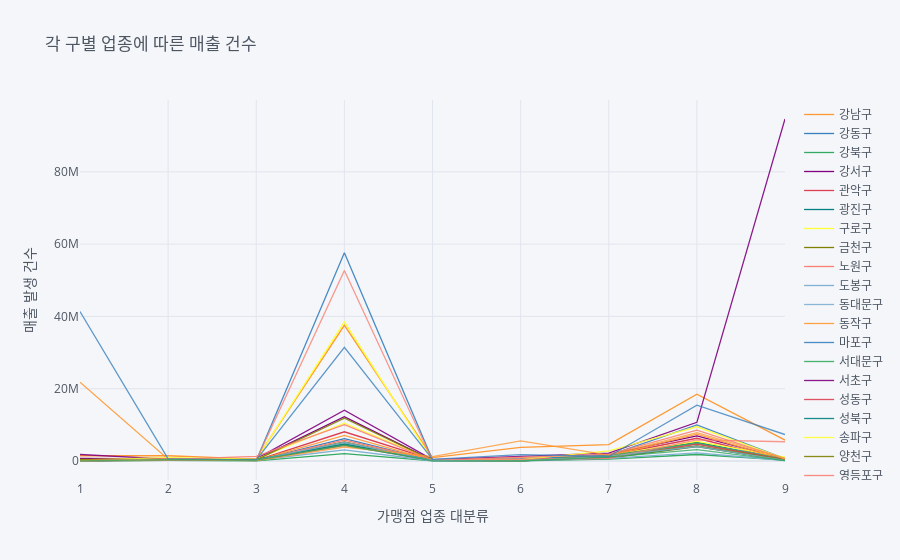

Notebook code cell kept with this figure:
### Code cell
# x축 : 각 업종 별 코드
# 1:'관광',2:'문화생활',3:'생활',4:'쇼핑',5:'교육',6:'차량',7:'의료',8:'음식',9:'기타'
# y축 : 업종 코드 별 각 구의 매출 발생 건수

card_gu_pivot1.iplot(kind='line', xTitle="가맹점 업종 대분류", yTitle="매출 발생 건수", title="각 구별 업종에 따른 매출 건수")

### Figure 1 — Plotly figure (JSON) as saved in the notebook; plotly's stock layout.template omitted (floating-point values rounded to 4 significant figures)
{"data": [{"line": {"color": "rgba(255, 153, 51, 1.0)", "dash": "solid", "shape": "linear", "width": 1.3}, "mode": "lines", "name": "강남구", "text": "", "type": "scatter", "x": ["1", "2", "3", "4", "5", "6", "7", "8", "9"], "y": [1464470, 1457961, 532682, 37547905, 935201, 3769920, 4521334, 18473343, 5800001]}, {"line": {"color": "rgba(55, 128, 191, 1.0)", "dash": "solid", "shape": "linear", "width": 1.3}, "mode": "lines", "name": "강동구", "text": "", "type": "scatter", "x": ["1", "2", "3", "4", "5", "6", "7", "8", "9"], "y": [31693, 582724, 185876, 6208346, 162045, 125322, 1684308, 5203573, 406762]}, {"line": {"color": "rgba(50, 171, 96, 1.0)", "dash": "solid", "shape": "linear", "width": 1.3}, "mode": "lines", "name": "강북구", "text": "", "type": "scatter", "x": ["1", "2", "3", "4", "5", "6", "7", "8", "9"], "y": [14242, 208367, 42653, 2027223, 32362, 25817, 529838, 1807479, 232737]}, {"line": {"color": "rgba(128, 0, 128, 1.0)", "dash": "solid", "shape": "linear", "width": 1.3}, "mode": "lines", "name": "강서구", "text": "", "type": "scatter", "x": ["1", "2", "3", "4", "5", "6", "7", "8", "9"], "y": [758711, 640083, 449746, 12245286, 181529, 273440, 1820369, 6976096, 593793]}, {"line": {"color": "rgba(219, 64, 82, 1.0)", "dash": "solid", "shape": "linear", "width": 1.3}, "mode": "lines", "name": "관악구", "text": "", "type": "scatter", "x": ["1", "2", "3", "4", "5", "6", "7", "8", "9"], "y": [39022, 806491, 208474, 8090786, 372653, 39675, 1525855, 6291168, 244148]}, {"line": {"color": "rgba(0, 128, 128, 1.0)", "dash": "solid", "shape": "linear", "width": 1.3}, "mode": "lines", "name": "광진구", "text": "", "type": "scatter", "x": ["1", "2", "3", "4", "5", "6", "7", "8", "9"], "y": [195771, 585194, 336041, 5134596, 132603, 80447, 1306960, 5211558, 326114]}, {"line": {"color": "rgba(255, 255, 51, 1.0)", "dash": "solid", "shape": "linear", "width": 1.3}, "mode": "lines", "name": "구로구", "text": "", "type": "scatter", "x": ["1", "2", "3", "4", "5", "6", "7", "8", "9"], "y": [52528, 440882, 426418, 38498146, 243341, 941573, 1588344, 5410284, 1065236]}, {"line": {"color": "rgba(128, 128, 0, 1.0)", "dash": "solid", "shape": "linear", "width": 1.3}, "mode": "lines", "name": "금천구", "text": "", "type": "scatter", "x": ["1", "2", "3", "4", "5", "6", "7", "8", "9"], "y": [25991, 282048, 334972, 5284084, 115976, 147640, 824059, 3985826, 186875]}, {"line": {"color": "rgba(251, 128, 114, 1.0)", "dash": "solid", "shape": "linear", "width": 1.3}, "mode": "lines", "name": "노원구", "text": "", "type": "scatter", "x": ["1", "2", "3", "4", "5", "6", "7", "8", "9"], "y": [16947, 613687, 207664, 5768857, 218454, 54096, 1569239, 4748921, 330396]}, {"line": {"color": "rgba(128, 177, 211, 1.0)", "dash": "solid", "shape": "linear", "width": 1.3}, "mode": "lines", "name": "도봉구", "text": "", "type": "scatter", "x": ["1", "2", "3", "4", "5", "6", "7", "8", "9"], "y": [6998, 268117, 209620, 3057588, 77068, 46585, 732179, 2259867, 145035]}, {"line": {"color": "rgba(128, 177, 211, 0.8999999999999999)", "dash": "solid", "shape": "linear", "width": 1.3}, "mode": "lines", "name": "동대문구", "text": "", "type": "scatter", "x": ["1", "2", "3", "4", "5", "6", "7", "8", "9"], "y": [24088, 464924, 236899, 4851054, 166824, 84570, 1322194, 4714848, 721858]}, {"line": {"color": "rgba(255, 153, 51, 0.8999999999999999)", "dash": "solid", "shape": "linear", "width": 1.3}, "mode": "lines", "name": "동작구", "text": "", "type": "scatter", "x": ["1", "2", "3", "4", "5", "6", "7", "8", "9"], "y": [21795889, 516855, 173078, 7088511, 154727, 102436, 1340610, 7448339, 217245]}, {"line": {"color": "rgba(55, 128, 191, 0.8999999999999999)", "dash": "solid", "shape": "linear", "width": 1.3}, "mode": "lines", "name": "마포구", "text": "", "type": "scatter", "x": ["1", "2", "3", "4", "5", "6", "7", "8", "9"], "y": [37094, 678119, 153499, 57626517, 323986, 632548, 1586739, 9981676, 640977]}, {"line": {"color": "rgba(50, 171, 96, 0.8999999999999999)", "dash": "solid", "shape": "linear", "width": 1.3}, "mode": "lines", "name": "서대문구", "text": "", "type": "scatter", "x": ["1", "2", "3", "4", "5", "6", "7", "8", "9"], "y": [27093, 470540, 217278, 4606227, 215497, 167997, 1520576, 4971158, 502531]}, {"line": {"color": "rgba(128, 0, 128, 0.8999999999999999)", "dash": "solid", "shape": "linear", "width": 1.3}, "mode": "lines", "name": "서초구", "text": "", "type": "scatter", "x": ["1", "2", "3", "4", "5", "6", "7", "8", "9"], "y": [1804893, 543807, 608341, 14066706, 385831, 1305018, 2169884, 10706479, 94613544]}, {"line": {"color": "rgba(219, 64, 82, 0.8999999999999999)", "dash": "solid", "shape": "linear", "width": 1.3}, "mode": "lines", "name": "성동구", "text": "", "type": "scatter", "x": ["1", "2", "3", "4", "5", "6", "7", "8", "9"], "y": [15915, 306915, 280674, 4319787, 152855, 375945, 926079, 4664436, 345636]}, {"line": {"color": "rgba(0, 128, 128, 0.8999999999999999)", "dash": "solid", "shape": "linear", "width": 1.3}, "mode": "lines", "name": "성북구", "text": "", "type": "scatter", "x": ["1", "2", "3", "4", "5", "6", "7", "8", "9"], "y": [15007, 412620, 446672, 4648477, 216798, 48607, 1154995, 4088921, 182163]}, {"line": {"color": "rgba(255, 255, 51, 0.8999999999999999)", "dash": "solid", "shape": "linear", "width": 1.3}, "mode": "lines", "name": "송파구", "text": "", "type": "scatter", "x": ["1", "2", "3", "4", "5", "6", "7", "8", "9"], "y": [315206, 931103, 520674, 10471387, 298116, 361358, 2816508, 9477096, 631635]}, {"line": {"color": "rgba(128, 128, 0, 0.8999999999999999)", "dash": "solid", "shape": "linear", "width": 1.3}, "mode": "lines", "name": "양천구", "text": "", "type": "scatter", "x": ["1", "2", "3", "4", "5", "6", "7", "8", "9"], "y": [452073, 449532, 337248, 11831269, 199316, 75947, 1340486, 4190947, 283882]}, {"line": {"color": "rgba(251, 128, 114, 0.8999999999999999)", "dash": "solid", "shape": "linear", "width": 1.3}, "mode": "lines", "name": "영등포구", "text": "", "type": "scatter", "x": ["1", "2", "3", "4", "5", "6", "7", "8", "9"], "y": [92953, 475430, 1270496, 10038008, 218431, 1078345, 1842155, 8517904, 629740]}, {"line": {"color": "rgba(251, 128, 114, 0.7999999999999998)", "dash": "solid", "shape": "linear", "width": 1.3}, "mode": "lines", "name": "용산구", "text": "", "type": "scatter", "x": ["1", "2", "3", "4", "5", "6", "7", "8", "9"], "y": [43429, 530929, 175485, 52703563, 167034, 408167, 773614, 5870548, 5333267]}, {"line": {"color": "rgba(128, 177, 211, 0.7999999999999998)", "dash": "solid", "shape": "linear", "width": 1.3}, "mode": "lines", "name": "은평구", "text": "", "type": "scatter", "x": ["1", "2", "3", "4", "5", "6", "7", "8", "9"], "y": [24640, 409894, 256011, 5222978, 140102, 45555, 1341004, 4017636, 203184]}, {"line": {"color": "rgba(255, 153, 51, 0.7999999999999998)", "dash": "solid", "shape": "linear", "width": 1.3}, "mode": "lines", "name": "종로구", "text": "", "type": "scatter", "x": ["1", "2", "3", "4", "5", "6", "7", "8", "9"], "y": [79718, 404846, 88627, 3874081, 1192677, 5571594, 1627348, 7848965, 654306]}, {"line": {"color": "rgba(55, 128, 191, 0.7999999999999998)", "dash": "solid", "shape": "linear", "width": 1.3}, "mode": "lines", "name": "중구", "text": "", "type": "scatter", "x": ["1", "2", "3", "4", "5", "6", "7", "8", "9"], "y": [41345994, 612916, 312069, 31453594, 434807, 1757403, 1260992, 15437742, 7320421]}, {"line": {"color": "rgba(50, 171, 96, 0.7999999999999998)", "dash": "solid", "shape": "linear", "width": 1.3}, "mode": "lines", "name": "중랑구", "text": "", "type": "scatter", "x": ["1", "2", "3", "4", "5", "6", "7", "8", "9"], "y": [23164, 400150, 258355, 4354291, 90530, 44547, 1089355, 3129882, 136268]}], "layout": {"legend": {"bgcolor": "#F5F6F9", "font": {"color": "#4D5663"}}, "paper_bgcolor": "#F5F6F9", "plot_bgcolor": "#F5F6F9", "title": {"font": {"color": "#4D5663"}, "text": "각 구별 업종에 따른 매출 건수"}, "xaxis": {"gridcolor": "#E1E5ED", "showgrid": true, "tickfont": {"color": "#4D5663"}, "title": {"font": {"color": "#4D5663"}, "text": "가맹점 업종 대분류"}, "zerolinecolor": "#E1E5ED"}, "yaxis": {"gridcolor": "#E1E5ED", "showgrid": true, "tickfont": {"color": "#4D5663"}, "title": {"font": {"color": "#4D5663"}, "text": "매출 발생 건수"}, "zerolinecolor": "#E1E5ED"}}}
